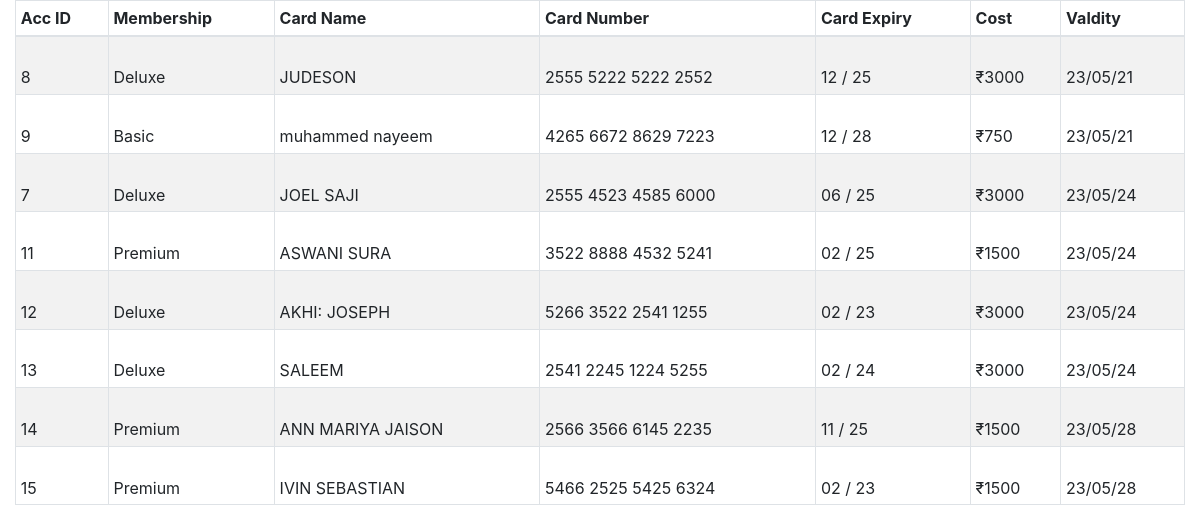
Screenshot of /admin/membership.php with the database file from the repository.
### tables this page shows
CREATE TABLE `membership` (
  `m_id` int(11) NOT NULL,
  `acc_id` int(11) NOT NULL,
  `mname` varchar(30) NOT NULL,
  `cname` varchar(30) NOT NULL,
  `cnum` varchar(20) NOT NULL,
  `cvv` int(11) NOT NULL,
  `cexp` varchar(30) NOT NULL,
  `cost` varchar(20) NOT NULL,
  `valdity` varchar(30) NOT NULL
);

### admin/membership.php (the view, shortened to what this page needs)
<?php
include('../php/connection.php');
$que="SELECT * FROM membership ORDER BY m_id";
?>
<!DOCTYPE html>
<html>
<head>
  <link rel="stylesheet" href="https://maxcdn.bootstrapcdn.com/bootstrap/4.5.2/css/bootstrap.min.css">
  <link rel="stylesheet" href="../css/font-awesome.css">
</head>
<body>
<div class="container-fluid">
 <div class="row">
   <div class="col-xl-12">
    <div class="table-responsive">
      <table class="table table-striped table-sm table-bordered table-hover">
       <thead><tr>
         <th>Acc ID</th>
         <th>Membership</th>
         <th>Card Name</th>
         <th colspan="12">Card Number</th>
         <th>Card Expiry</th>
         <th>Cost</th>
         <th>Valdity</th>
    </thead>
    <tbody>
  <?php
      $sn=1;
      $fetc=mysqli_fetch_all(mysqli_query($conn,$que),MYSQLI_ASSOC);
      if(is_array($fetc))
      {
      foreach($fetc as $data){
    ?>
      <tr>
      <td><br><?php echo $data['acc_id']??''; ?></td>
      <td><br><?php echo $data['mname']??''; ?></td>
      <td><br><?php echo $data['cname']??''; ?></td>
      <td colspan="12"><br><?php echo $data['cnum']??''; ?></td>
      <td><br><?php echo $data['cexp']??''; ?></td>
      <td><br><?php echo $data['cost']??''; ?></td>
      <td><br><?php echo $data['valdity']??''; ?></td>
     <?php
      $sn++;}}?>
    </tbody>
     </table>
   </div>
</div>
</div>
</div>
</body>
</html>

### rows the page displays
membership: acc "8", mname "Deluxe", cname "JUDESON", cnum "2555 5222 5222 2552", cexp "12 / 25", cost "₹3000", valdity "23/05/21"
membership: acc "9", mname "Basic", cname "muhammed nayeem", cnum "4265 6672 8629 7223", cexp "12 / 28", cost "₹750", valdity "23/05/21"
membership: acc "7", mname "Deluxe", cname "JOEL SAJI", cnum "2555 4523 4585 6000", cexp "06 / 25", cost "₹3000", valdity "23/05/24"
membership: acc "11", mname "Premium", cname "ASWANI SURA", cnum "3522 8888 4532 5241", cexp "02 / 25", cost "₹1500", valdity "23/05/24"
membership: acc "12", mname "Deluxe", cname "AKHI: JOSEPH", cnum "5266 3522 2541 1255", cexp "02 / 23", cost "₹3000", valdity "23/05/24"
membership: acc "13", mname "Deluxe", cname "SALEEM", cnum "2541 2245 1224 5255", cexp "02 / 24", cost "₹3000", valdity "23/05/24"
membership: acc "14", mname "Premium", cname "ANN MARIYA JAISON", cnum "2566 3566 6145 2235", cexp "11 / 25", cost "₹1500", valdity "23/05/28"
membership: acc "15", mname "Premium", cname "IVIN SEBASTIAN", cnum "5466 2525 5425 6324", cexp "02 / 23", cost "₹1500", valdity "23/05/28"
